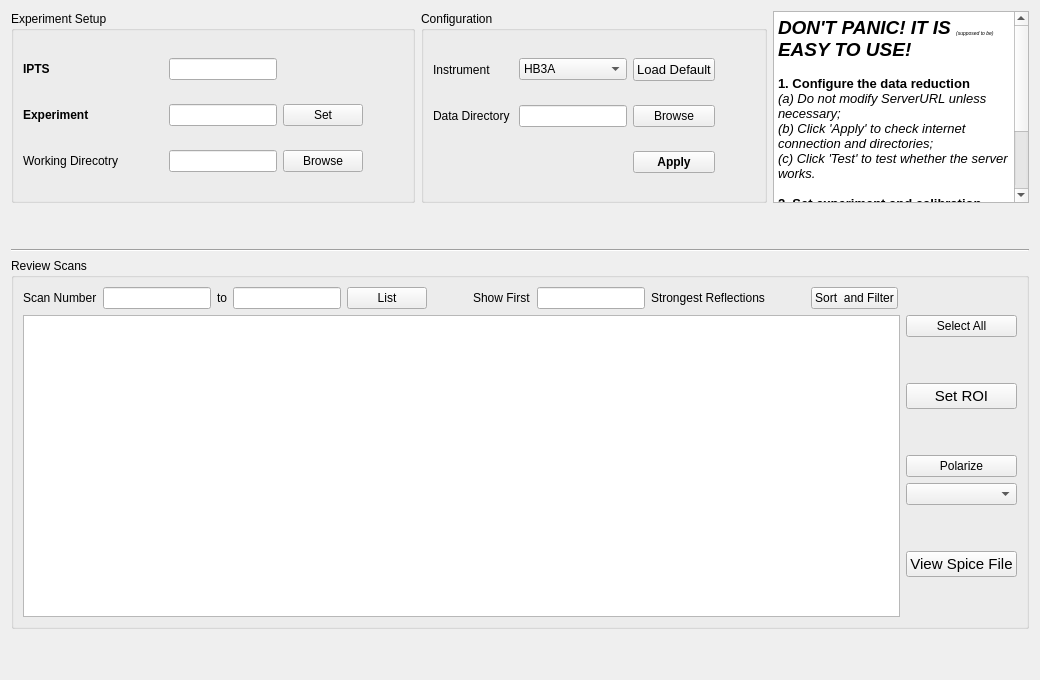
      <widget class="QWidget" name="tab">
       <attribute name="title">
        <string>Setup &amp;&amp; Data Access</string>
       </attribute>
       <layout class="QVBoxLayout" name="verticalLayout_4">
        <item>
         <layout class="QHBoxLayout" name="horizontalLayout_2">
          <item>
           <widget class="QGroupBox" name="groupBox_2">
            <property name="title">
             <string>Experiment Setup</string>
            </property>
            <layout class="QGridLayout" name="gridLayout_2">
             <item row="1" column="0">
              <widget class="QLabel" name="label_exp">
               <property name="font">
                <font>
                 <weight>75</weight>
                 <bold>true</bold>
                </font>
               </property>
               <property name="text">
                <string>Experiment</string>
               </property>
              </widget>
             </item>
             <item row="1" column="2">
              <widget class="QPushButton" name="pushButton_setExp">
               <property name="text">
                <string>Set</string>
               </property>
              </widget>
             </item>
             <item row="2" column="0">
              <widget class="QLabel" name="label_2">
               <property name="sizePolicy">
                <sizepolicy hsizetype="Fixed" vsizetype="Preferred">
                 <horstretch>0</horstretch>
                 <verstretch>0</verstretch>
                </sizepolicy>
               </property>
               <property name="minimumSize">
                <size>
                 <width>140</width>
                 <height>1</height>
                </size>
               </property>
               <property name="maximumSize">
                <size>
                 <width>140</width>
                 <height>16777215</height>
                </size>
               </property>
               <property name="toolTip">
                <string>&lt;html&gt;&lt;head/&gt;&lt;body&gt;&lt;p&gt;Directory to save outcome of the data reduction&lt;/p&gt;&lt;/body&gt;&lt;/html&gt;</string>
               </property>
               <property name="text">
                <string>Working Direcotry</string>
               </property>
              </widget>
             </item>
             <item row="0" column="1">
              <widget class="QLineEdit" name="lineEdit_iptsNumber">
               <property name="sizePolicy">
                <sizepolicy hsizetype="Maximum" vsizetype="Fixed">
                 <horstretch>0</horstretch>
                 <verstretch>0</verstretch>
                </sizepolicy>
               </property>
               <property name="minimumSize">
                <size>
                 <width>40</width>
                 <height>0</height>
                </size>
               </property>
               <property name="maximumSize">
                <size>
                 <width>300</width>
                 <height>16777215</height>
                </size>
               </property>
              </widget>
             </item>
             <item row="2" column="2">
              <widget class="QPushButton" name="pushButton_browseWorkDir">
               <property name="text">
                <string>Browse</string>
               </property>
              </widget>
             </item>
             <item row="0" column="0">
              <widget class="QLabel" name="label_71">
               <property name="font">
                <font>
                 <weight>75</weight>
                 <bold>true</bold>
                </font>
               </property>
               <property name="text">
                <string>IPTS</string>
               </property>
              </widget>
             </item>
             <item row="1" column="1">
              <widget class="QLineEdit" name="lineEdit_exp">
               <property name="sizePolicy">
                <sizepolicy hsizetype="Preferred" vsizetype="Fixed">
                 <horstretch>0</horstretch>
                 <verstretch>0</verstretch>
                </sizepolicy>
               </property>
               <property name="minimumSize">
                <size>
                 <width>40</width>
                 <height>0</height>
                </size>
               </property>
               <property name="maximumSize">
                <size>
                 <width>300</width>
                 <height>16777215</height>
                </size>
               </property>
              </widget>
             </item>
             <item row="2" column="1">
              <widget class="QLineEdit" name="lineEdit_workDir">
               <property name="sizePolicy">
                <sizepolicy hsizetype="Expanding" vsizetype="Fixed">
                 <horstretch>0</horstretch>
                 <verstretch>0</verstretch>
                </sizepolicy>
               </property>
               <property name="toolTip">
                <string>&lt;html&gt;&lt;head/&gt;&lt;body&gt;&lt;p&gt;Directory to save outcome of the data reduction&lt;/p&gt;&lt;/body&gt;&lt;/html&gt;</string>
               </property>
              </widget>
             </item>
             <item row="2" column="3">
              <spacer name="horizontalSpacer_2">
               <property name="orientation">
                <enum>Qt::Horizontal</enum>
               </property>
               <property name="sizeType">
                <enum>QSizePolicy::Preferred</enum>
               </property>
               <property name="sizeHint" stdset="0">
                <size>
                 <width>40</width>
                 <height>20</height>
                </size>
               </property>
              </spacer>
             </item>
            </layout>
           </widget>
          </item>
          <item>
           <widget class="QGroupBox" name="groupBox">
            <property name="title">
             <string>Configuration</string>
            </property>
            <layout class="QGridLayout" name="gridLayout_11">
             <item row="1" column="2">
              <widget class="QPushButton" name="pushButton_browseLocalDataDir">
               <property name="text">
                <string>Browse</string>
               </property>
              </widget>
             </item>
             <item row="1" column="1">
              <widget class="QLineEdit" name="lineEdit_localSpiceDir">
               <property name="sizePolicy">
                <sizepolicy hsizetype="Expanding" vsizetype="Fixed">
                 <horstretch>0</horstretch>
                 <verstretch>0</verstretch>
                </sizepolicy>
               </property>
               <property name="toolTip">
                <string>&lt;html&gt;&lt;head/&gt;&lt;body&gt;&lt;p&gt;Directory for local data storage&lt;/p&gt;&lt;/body&gt;&lt;/html&gt;</string>
               </property>
              </widget>
             </item>
             <item row="0" column="2">
              <widget class="QPushButton" name="pushButton_useDefaultDir">
               <property name="font">
                <font>
                 <pointsize>10</pointsize>
                </font>
               </property>
               <property name="toolTip">
                <string>&lt;html&gt;&lt;head/&gt;&lt;body&gt;&lt;p&gt;Use default set up&lt;/p&gt;&lt;p&gt;&lt;br/&gt;&lt;/p&gt;&lt;/body&gt;&lt;/html&gt;</string>
               </property>
               <property name="text">
                <string>Load Default</string>
               </property>
              </widget>
             </item>
             <item row="1" column="0">
              <widget class="QLabel" name="label_dir">
               <property name="sizePolicy">
                <sizepolicy hsizetype="Fixed" vsizetype="Preferred">
                 <horstretch>0</horstretch>
                 <verstretch>0</verstretch>
                </sizepolicy>
               </property>
               <property name="minimumSize">
                <size>
                 <width>80</width>
                 <height>0</height>
                </size>
               </property>
               <property name="toolTip">
                <string>&lt;html&gt;&lt;head/&gt;&lt;body&gt;&lt;p&gt;Directory for local data storage&lt;/p&gt;&lt;/body&gt;&lt;/html&gt;</string>
               </property>
               <property name="text">
                <string>Data Directory</string>
               </property>
               <property name="alignment">
                <set>Qt::AlignLeading|Qt::AlignLeft|Qt::AlignVCenter</set>
               </property>
              </widget>
             </item>
             <item row="0" column="0">
              <widget class="QLabel" name="label_instrument">
               <property name="sizePolicy">
                <sizepolicy hsizetype="Fixed" vsizetype="Preferred">
                 <horstretch>0</horstretch>
                 <verstretch>0</verstretch>
                </sizepolicy>
               </property>
               <property name="text">
                <string>Instrument</string>
               </property>
              </widget>
             </item>
             <item row="0" column="1">
              <widget class="QComboBox" name="comboBox_instrument">
               <item>
                <property name="text">
                 <string>HB3A</string>
                </property>
               </item>
              </widget>
             </item>
             <item row="1" column="3">
              <spacer name="horizontalSpacer">
               <property name="orientation">
                <enum>Qt::Horizontal</enum>
               </property>
               <property name="sizeType">
                <enum>QSizePolicy::Preferred</enum>
               </property>
               <property name="sizeHint" stdset="0">
                <size>
                 <width>40</width>
                 <height>20</height>
                </size>
               </property>
              </spacer>
             </item>
             <item row="2" column="2">
              <widget class="QPushButton" name="pushButton_applySetup">
               <property name="font">
                <font>
                 <weight>75</weight>
                 <bold>true</bold>
                </font>
               </property>
               <property name="text">
                <string>Apply</string>
               </property>
              </widget>
             </item>
            </layout>
           </widget>
          </item>
          <item>
           <widget class="QTextEdit" name="textEdit">
            <property name="enabled">
             <bool>true</bool>
            </property>
            <property name="sizePolicy">
             <sizepolicy hsizetype="Expanding" vsizetype="Preferred">
              <horstretch>0</horstretch>
              <verstretch>0</verstretch>
             </sizepolicy>
            </property>
            <property name="readOnly">
             <bool>true</bool>
            </property>
            <property name="html">
             <string>&lt;!DOCTYPE HTML PUBLIC &quot;-//W3C//DTD HTML 4.0//EN&quot; &quot;http://www.w3.org/TR/REC-html40/strict.dtd&quot;&gt;
&lt;html&gt;&lt;head&gt;&lt;meta name=&quot;qrichtext&quot; content=&quot;1&quot; /&gt;&lt;style type=&quot;text/css&quot;&gt;
p, li { white-space: pre-wrap; }
&lt;/style&gt;&lt;/head&gt;&lt;body style=&quot; font-family:'Ubuntu'; font-size:11pt; font-weight:400; font-style:normal;&quot;&gt;
&lt;p style=&quot; margin-top:0px; margin-bottom:0px; margin-left:0px; margin-right:0px; -qt-block-indent:0; text-indent:0px;&quot;&gt;&lt;span style=&quot; font-size:14pt; font-weight:600; font-style:italic;&quot;&gt;DON'T PANIC! IT IS &lt;/span&gt;&lt;span style=&quot; font-size:7pt; font-style:italic; vertical-align:sub;&quot;&gt;(supposed to be)&lt;/span&gt;&lt;span style=&quot; font-size:14pt; font-weight:600; font-style:italic;&quot;&gt; EASY TO USE!&lt;/span&gt;&lt;/p&gt;
&lt;p style=&quot;-qt-paragraph-type:empty; margin-top:0px; margin-bottom:0px; margin-left:0px; margin-right:0px; -qt-block-indent:0; text-indent:0px; font-size:10pt; font-weight:600;&quot;&gt;&lt;br /&gt;&lt;/p&gt;
&lt;p style=&quot; margin-top:0px; margin-bottom:0px; margin-left:0px; margin-right:0px; -qt-block-indent:0; text-indent:0px;&quot;&gt;&lt;span style=&quot; font-size:10pt; font-weight:600;&quot;&gt;1. Configure the data reduction&lt;/span&gt;&lt;/p&gt;
&lt;p style=&quot; margin-top:0px; margin-bottom:0px; margin-left:0px; margin-right:0px; -qt-block-indent:0; text-indent:0px;&quot;&gt;&lt;span style=&quot; font-size:10pt; font-style:italic;&quot;&gt;(a) Do not modify ServerURL unless necessary;&lt;/span&gt;&lt;/p&gt;
&lt;p style=&quot; margin-top:0px; margin-bottom:0px; margin-left:0px; margin-right:0px; -qt-block-indent:0; text-indent:0px;&quot;&gt;&lt;span style=&quot; font-size:10pt; font-style:italic;&quot;&gt;(b) Click 'Apply' to check internet connection and directories;&lt;/span&gt;&lt;/p&gt;
&lt;p style=&quot; margin-top:0px; margin-bottom:0px; margin-left:0px; margin-right:0px; -qt-block-indent:0; text-indent:0px;&quot;&gt;&lt;span style=&quot; font-size:10pt; font-style:italic;&quot;&gt;(c) Click 'Test' to test whether the server works.&lt;/span&gt;&lt;/p&gt;
&lt;p style=&quot;-qt-paragraph-type:empty; margin-top:0px; margin-bottom:0px; margin-left:0px; margin-right:0px; -qt-block-indent:0; text-indent:0px; font-size:10pt; font-style:italic;&quot;&gt;&lt;br /&gt;&lt;/p&gt;
&lt;p style=&quot; margin-top:0px; margin-bottom:0px; margin-left:0px; margin-right:0px; -qt-block-indent:0; text-indent:0px;&quot;&gt;&lt;span style=&quot; font-size:10pt; font-weight:600;&quot;&gt;2. Set experiment and calibration parameters&lt;/span&gt;&lt;/p&gt;
&lt;p style=&quot; margin-top:0px; margin-bottom:0px; margin-left:0px; margin-right:0px; -qt-block-indent:0; text-indent:0px;&quot;&gt;&lt;span style=&quot; font-size:10pt; font-style:italic;&quot;&gt;(a) Set Experiment;&lt;/span&gt;&lt;/p&gt;
&lt;p style=&quot; margin-top:0px; margin-bottom:0px; margin-left:0px; margin-right:0px; -qt-block-indent:0; text-indent:0px;&quot;&gt;&lt;span style=&quot; font-size:10pt; font-style:italic;&quot;&gt;(b) If sample distance is not 0.375 m, set it up;&lt;/span&gt;&lt;/p&gt;
&lt;p style=&quot; margin-top:0px; margin-bottom:0px; margin-left:0px; margin-right:0px; -qt-block-indent:0; text-indent:0px;&quot;&gt;&lt;span style=&quot; font-size:10pt; font-style:italic;&quot;&gt;(c) If wave length is not standard, set it up;&lt;/span&gt;&lt;/p&gt;&lt;/body&gt;&lt;/html&gt;</string>
            </property>
           </widget>
          </item>
         </layout>
        </item>
        <item>
         <spacer name="verticalSpacer">
          <property name="orientation">
           <enum>Qt::Vertical</enum>
          </property>
          <property name="sizeType">
           <enum>QSizePolicy::Preferred</enum>
          </property>
          <property name="sizeHint" stdset="0">
           <size>
            <width>20</width>
            <height>40</height>
           </size>
          </property>
         </spacer>
        </item>
        <item>
         <widget class="Line" name="line_2">
          <property name="orientation">
           <enum>Qt::Horizontal</enum>
          </property>
         </widget>
        </item>
        <item>
         <widget class="QGroupBox" name="groupBox_7">
          <property name="title">
           <string>Review Scans</string>
          </property>
          <layout class="QGridLayout" name="gridLayout_4">
           <item row="0" column="0">
            <layout class="QHBoxLayout" name="horizontalLayout_19">
             <item>
              <widget class="QLabel" name="label_14">
               <property name="text">
                <string>Scan Number</string>
               </property>
              </widget>
             </item>
             <item>
              <widget class="QLineEdit" name="lineEdit_surveyStartPt">
               <property name="sizePolicy">
                <sizepolicy hsizetype="Maximum" vsizetype="Fixed">
                 <horstretch>0</horstretch>
                 <verstretch>0</verstretch>
                </sizepolicy>
               </property>
              </widget>
             </item>
             <item>
              <widget class="QLabel" name="label_13">
               <property name="text">
                <string>to</string>
               </property>
              </widget>
             </item>
             <item>
              <widget class="QLineEdit" name="lineEdit_surveyEndPt">
               <property name="sizePolicy">
                <sizepolicy hsizetype="Preferred" vsizetype="Fixed">
                 <horstretch>0</horstretch>
                 <verstretch>0</verstretch>
                </sizepolicy>
               </property>
              </widget>
             </item>
             <item>
              <widget class="QPushButton" name="pushButton_survey">
               <property name="text">
                <string>List</string>
               </property>
              </widget>
             </item>
             <item>
              <spacer name="horizontalSpacer_15">
               <property name="orientation">
                <enum>Qt::Horizontal</enum>
               </property>
               <property name="sizeType">
                <enum>QSizePolicy::Preferred</enum>
               </property>
               <property name="sizeHint" stdset="0">
                <size>
                 <width>40</width>
                 <height>20</height>
                </size>
               </property>
              </spacer>
             </item>
             <item>
              <widget class="QLabel" name="label_40">
               <property name="text">
                <string>Show First</string>
               </property>
              </widget>
             </item>
             <item>
              <widget class="QLineEdit" name="lineEdit_numSurveyOutput">
               <property name="sizePolicy">
                <sizepolicy hsizetype="Preferred" vsizetype="Fixed">
                 <horstretch>0</horstretch>
                 <verstretch>0</verstretch>
                </sizepolicy>
               </property>
              </widget>
             </item>
             <item>
              <widget class="QLabel" name="label_41">
               <property name="text">
                <string>Strongest Reflections</string>
               </property>
              </widget>
             </item>
             <item>
              <spacer name="horizontalSpacer_3">
               <property name="orientation">
                <enum>Qt::Horizontal</enum>
               </property>
               <property name="sizeType">
                <enum>QSizePolicy::Preferred</enum>
               </property>
               <property name="sizeHint" stdset="0">
                <size>
                 <width>40</width>
                 <height>20</height>
                </size>
               </property>
              </spacer>
             </item>
             <item>
              <widget class="QPushButton" name="pushButton_sortInfoTable">
               <property name="text">
                <string>Sort  and Filter</string>
               </property>
              </widget>
             </item>
             <item>
              <spacer name="horizontalSpacer_31">
               <property name="orientation">
                <enum>Qt::Horizontal</enum>
               </property>
               <property name="sizeHint" stdset="0">
                <size>
                 <width>40</width>
                 <height>20</height>
                </size>
               </property>
              </spacer>
             </item>
            </layout>
           </item>
           <item row="1" column="0">
            <layout class="QHBoxLayout" name="horizontalLayout">
             <item>
              <widget class="QTableWidget" name="tableWidget_surveyTable"/>
             </item>
             <item>
              <layout class="QVBoxLayout" name="verticalLayout_3">
               <item>
                <widget class="QPushButton" name="pushButton_selectAllSurveyPeaks">
                 <property name="text">
                  <string>Select All</string>
                 </property>
                </widget>
               </item>
               <item>
                <spacer name="verticalSpacer_3">
                 <property name="orientation">
                  <enum>Qt::Vertical</enum>
                 </property>
                 <property name="sizeType">
                  <enum>QSizePolicy::Preferred</enum>
                 </property>
                 <property name="sizeHint" stdset="0">
                  <size>
                   <width>20</width>
                   <height>40</height>
                  </size>
                 </property>
                </spacer>
               </item>
               <item>
                <widget class="QPushButton" name="pushButton_viewSurveyPeak">
                 <property name="font">
                  <font>
                   <pointsize>11</pointsize>
                  </font>
                 </property>
                 <property name="toolTip">
                  <string>&lt;html&gt;&lt;head/&gt;&lt;body&gt;&lt;p&gt;Set the selected peak to view and switch to tab 'View Raw Data'&lt;/p&gt;&lt;/body&gt;&lt;/html&gt;</string>
                 </property>
                 <property name="text">
                  <string>Set ROI</string>
                 </property>
                </widget>
               </item>
               <item>
                <spacer name="verticalSpacer_4">
                 <property name="orientation">
                  <enum>Qt::Vertical</enum>
                 </property>
                 <property name="sizeType">
                  <enum>QSizePolicy::Preferred</enum>
                 </property>
                 <property name="sizeHint" stdset="0">
                  <size>
                   <width>20</width>
                   <height>40</height>
                  </size>
                 </property>
                </spacer>
               </item>
               <item>
                <widget class="QPushButton" name="pushButton_processPolarized">
                 <property name="text">
                  <string>Polarize</string>
                 </property>
                </widget>
               </item>
               <item>
                <widget class="QComboBox" name="comboBox_roiSets"/>
               </item>
               <item>
                <spacer name="verticalSpacer_5">
                 <property name="orientation">
                  <enum>Qt::Vertical</enum>
                 </property>
                 <property name="sizeType">
                  <enum>QSizePolicy::Preferred</enum>
                 </property>
                 <property name="sizeHint" stdset="0">
                  <size>
                   <width>20</width>
                   <height>40</height>
                  </size>
                 </property>
                </spacer>
               </item>
               <item>
                <widget class="QPushButton" name="pushButton_viewRawSpice">
                 <property name="font">
                  <font>
                   <pointsize>11</pointsize>
                  </font>
                 </property>
                 <property name="text">
                  <string>View Spice File</string>
                 </property>
                </widget>
               </item>
               <item>
                <spacer name="verticalSpacer_7">
                 <property name="orientation">
                  <enum>Qt::Vertical</enum>
                 </property>
                 <property name="sizeHint" stdset="0">
                  <size>
                   <width>20</width>
                   <height>40</height>
                  </size>
                 </property>
                </spacer>
               </item>
              </layout>
             </item>
            </layout>
           </item>
          </layout>
         </widget>
        </item>
        <item>
         <spacer name="verticalSpacer_2">
          <property name="orientation">
           <enum>Qt::Vertical</enum>
          </property>
          <property name="sizeType">
           <enum>QSizePolicy::Preferred</enum>
          </property>
          <property name="sizeHint" stdset="0">
           <size>
            <width>20</width>
            <height>40</height>
           </size>
          </property>
         </spacer>
        </item>
       </layout>
      </widget>
